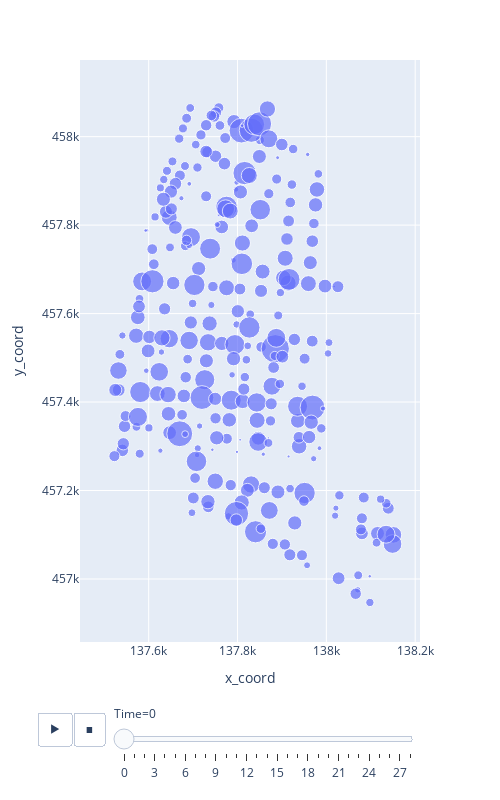

The notebook cell this image was saved under:
### Code cell
net = px.scatter(
                df, 
                x="x_coord", 
                y="y_coord", 
                size="Depth", 
                animation_frame="Time", 
                size_max=20, 
                hover_name="Node",
                width=500, 
                height=800
                )
net.show()

### Figure 1 — Plotly figure (JSON) as saved in the notebook; plotly's stock layout.template omitted (floating-point values rounded to 4 significant figures; data arrays with more than 128 entries replaced by an {"elided": "..."} marker saying what was removed)
{"data": [{"hovertemplate": "<b>%{hovertext}</b><br><br>Time=0<br>x_coord=%{x}<br>y_coord=%{y}<br>Depth=%{marker.size}<extra></extra>", "hovertext": {"elided": "318 str values"}, "legendgroup": "", "marker": {"color": "#636efa", "size": {"elided": "318 float values"}, "sizemode": "area", "sizeref": 0.00014, "symbol": "circle"}, "mode": "markers", "name": "", "orientation": "v", "showlegend": false, "type": "scatter", "x": {"elided": "318 float values"}, "xaxis": "x", "y": {"elided": "318 float values"}, "yaxis": "y"}], "layout": {"height": 800, "legend": {"itemsizing": "constant", "tracegroupgap": 0}, "margin": {"t": 60}, "sliders": [{"active": 0, "currentvalue": {"prefix": "Time="}, "len": 0.9, "pad": {"b": 10, "t": 60}, "steps": [{"args": [["0"], {"frame": {"duration": 0, "redraw": false}, "fromcurrent": true, "mode": "immediate", "transition": {"duration": 0, "easing": "linear"}}], "label": "0", "method": "animate"}, {"args": [["1"], {"frame": {"duration": 0, "redraw": false}, "fromcurrent": true, "mode": "immediate", "transition": {"duration": 0, "easing": "linear"}}], "label": "1", "method": "animate"}, {"args": [["2"], {"frame": {"duration": 0, "redraw": false}, "fromcurrent": true, "mode": "immediate", "transition": {"duration": 0, "easing": "linear"}}], "label": "2", "method": "animate"}, {"args": [["3"], {"frame": {"duration": 0, "redraw": false}, "fromcurrent": true, "mode": "immediate", "transition": {"duration": 0, "easing": "linear"}}], "label": "3", "method": "animate"}, {"args": [["4"], {"frame": {"duration": 0, "redraw": false}, "fromcurrent": true, "mode": "immediate", "transition": {"duration": 0, "easing": "linear"}}], "label": "4", "method": "animate"}, {"args": [["5"], {"frame": {"duration": 0, "redraw": false}, "fromcurrent": true, "mode": "immediate", "transition": {"duration": 0, "easing": "linear"}}], "label": "5", "method": "animate"}, {"args": [["6"], {"frame": {"duration": 0, "redraw": false}, "fromcurrent": true, "mode": "immediate", "transition": {"duration": 0, "easing": "linear"}}], "label": "6", "method": "animate"}, {"args": [["7"], {"frame": {"duration": 0, "redraw": false}, "fromcurrent": true, "mode": "immediate", "transition": {"duration": 0, "easing": "linear"}}], "label": "7", "method": "animate"}, {"args": [["8"], {"frame": {"duration": 0, "redraw": false}, "fromcurrent": true, "mode": "immediate", "transition": {"duration": 0, "easing": "linear"}}], "label": "8", "method": "animate"}, {"args": [["9"], {"frame": {"duration": 0, "redraw": false}, "fromcurrent": true, "mode": "immediate", "transition": {"duration": 0, "easing": "linear"}}], "label": "9", "method": "animate"}, {"args": [["10"], {"frame": {"duration": 0, "redraw": false}, "fromcurrent": true, "mode": "immediate", "transition": {"duration": 0, "easing": "linear"}}], "label": "10", "method": "animate"}, {"args": [["11"], {"frame": {"duration": 0, "redraw": false}, "fromcurrent": true, "mode": "immediate", "transition": {"duration": 0, "easing": "linear"}}], "label": "11", "method": "animate"}, {"args": [["12"], {"frame": {"duration": 0, "redraw": false}, "fromcurrent": true, "mode": "immediate", "transition": {"duration": 0, "easing": "linear"}}], "label": "12", "method": "animate"}, {"args": [["13"], {"frame": {"duration": 0, "redraw": false}, "fromcurrent": true, "mode": "immediate", "transition": {"duration": 0, "easing": "linear"}}], "label": "13", "method": "animate"}, {"args": [["14"], {"frame": {"duration": 0, "redraw": false}, "fromcurrent": true, "mode": "immediate", "transition": {"duration": 0, "easing": "linear"}}], "label": "14", "method": "animate"}, {"args": [["15"], {"frame": {"duration": 0, "redraw": false}, "fromcurrent": true, "mode": "immediate", "transition": {"duration": 0, "easing": "linear"}}], "label": "15", "method": "animate"}, {"args": [["16"], {"frame": {"duration": 0, "redraw": false}, "fromcurrent": true, "mode": "immediate", "transition": {"duration": 0, "easing": "linear"}}], "label": "16", "method": "animate"}, {"args": [["17"], {"frame": {"duration": 0, "redraw": false}, "fromcurrent": true, "mode": "immediate", "transition": {"duration": 0, "easing": "linear"}}], "label": "17", "method": "animate"}, {"args": [["18"], {"frame": {"duration": 0, "redraw": false}, "fromcurrent": true, "mode": "immediate", "transition": {"duration": 0, "easing": "linear"}}], "label": "18", "method": "animate"}, {"args": [["19"], {"frame": {"duration": 0, "redraw": false}, "fromcurrent": true, "mode": "immediate", "transition": {"duration": 0, "easing": "linear"}}], "label": "19", "method": "animate"}, {"args": [["20"], {"frame": {"duration": 0, "redraw": false}, "fromcurrent": true, "mode": "immediate", "transition": {"duration": 0, "easing": "linear"}}], "label": "20", "method": "animate"}, {"args": [["21"], {"frame": {"duration": 0, "redraw": false}, "fromcurrent": true, "mode": "immediate", "transition": {"duration": 0, "easing": "linear"}}], "label": "21", "method": "animate"}, {"args": [["22"], {"frame": {"duration": 0, "redraw": false}, "fromcurrent": true, "mode": "immediate", "transition": {"duration": 0, "easing": "linear"}}], "label": "22", "method": "animate"}, {"args": [["23"], {"frame": {"duration": 0, "redraw": false}, "fromcurrent": true, "mode": "immediate", "transition": {"duration": 0, "easing": "linear"}}], "label": "23", "method": "animate"}, {"args": [["24"], {"frame": {"duration": 0, "redraw": false}, "fromcurrent": true, "mode": "immediate", "transition": {"duration": 0, "easing": "linear"}}], "label": "24", "method": "animate"}, {"args": [["25"], {"frame": {"duration": 0, "redraw": false}, "fromcurrent": true, "mode": "immediate", "transition": {"duration": 0, "easing": "linear"}}], "label": "25", "method": "animate"}, {"args": [["26"], {"frame": {"duration": 0, "redraw": false}, "fromcurrent": true, "mode": "immediate", "transition": {"duration": 0, "easing": "linear"}}], "label": "26", "method": "animate"}, {"args": [["27"], {"frame": {"duration": 0, "redraw": false}, "fromcurrent": true, "mode": "immediate", "transition": {"duration": 0, "easing": "linear"}}], "label": "27", "method": "animate"}, {"args": [["28"], {"frame": {"duration": 0, "redraw": false}, "fromcurrent": true, "mode": "immediate", "transition": {"duration": 0, "easing": "linear"}}], "label": "28", "method": "animate"}], "x": 0.1, "xanchor": "left", "y": 0, "yanchor": "top"}], "updatemenus": [{"buttons": [{"args": [null, {"frame": {"duration": 500, "redraw": false}, "fromcurrent": true, "mode": "immediate", "transition": {"duration": 500, "easing": "linear"}}], "label": "&#9654;", "method": "animate"}, {"args": [[null], {"frame": {"duration": 0, "redraw": false}, "fromcurrent": true, "mode": "immediate", "transition": {"duration": 0, "easing": "linear"}}], "label": "&#9724;", "method": "animate"}], "direction": "left", "pad": {"r": 10, "t": 70}, "showactive": false, "type": "buttons", "x": 0.1, "xanchor": "right", "y": 0, "yanchor": "top"}], "width": 500, "xaxis": {"anchor": "y", "domain": [0, 1], "title": {"text": "x_coord"}}, "yaxis": {"anchor": "x", "domain": [0, 1], "title": {"text": "y_coord"}}}}
